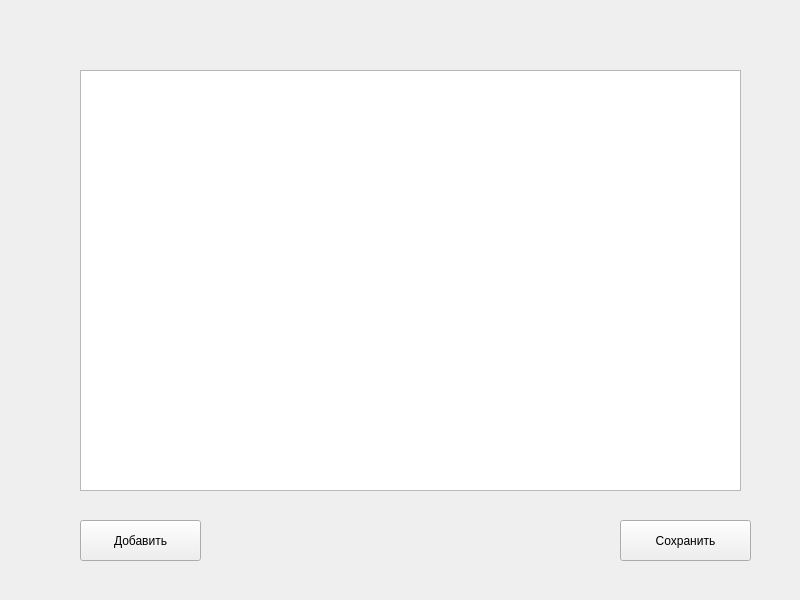
<?xml version="1.0" encoding="UTF-8"?>
<ui version="4.0">
 <class>Admin_Panel</class>
 <widget class="QMainWindow" name="Admin_Panel">
  <property name="geometry">
   <rect>
    <x>0</x>
    <y>0</y>
    <width>800</width>
    <height>600</height>
   </rect>
  </property>
  <property name="windowTitle">
   <string>MainWindow</string>
  </property>
  <widget class="QWidget" name="centralwidget">
   <widget class="QPushButton" name="add_btn">
    <property name="geometry">
     <rect>
      <x>80</x>
      <y>520</y>
      <width>121</width>
      <height>41</height>
     </rect>
    </property>
    <property name="text">
     <string>Добавить</string>
    </property>
   </widget>
   <widget class="QPushButton" name="save_btn">
    <property name="geometry">
     <rect>
      <x>620</x>
      <y>520</y>
      <width>131</width>
      <height>41</height>
     </rect>
    </property>
    <property name="text">
     <string>Сохранить</string>
    </property>
   </widget>
   <widget class="QTableView" name="users_table">
    <property name="geometry">
     <rect>
      <x>80</x>
      <y>70</y>
      <width>661</width>
      <height>421</height>
     </rect>
    </property>
   </widget>
  </widget>
 </widget>
 <resources/>
 <connections/>
</ui>
